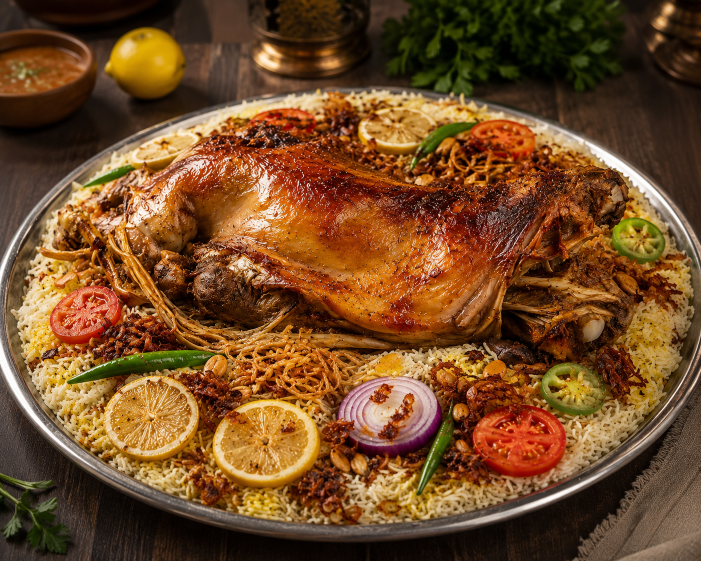
#> input picture backend/assets/najdi_campaign/02_lamb_hero/lamb_hero_platter_01.png, 1402 x 1122 px (shown at 1/2 size)
$ python -i prepare_reel2_story_refs.py   (imports and definitions only)
#> lines starting #> are read from the running program, lines starting #| are printed output that depends on the picture
#> in prepare_image, source is the input picture: PIL image 1402x1122 RGB; mean R, G, B 115.3, 74.9, 38.2
from __future__ import annotations

from pathlib import Path

from PIL import Image, ImageEnhance, ImageFilter


BACKEND_DIR = Path(__file__).resolve().parents[1]

SOURCE_DIR = (
    BACKEND_DIR
    / "assets"
    / "najdi_campaign"
    / "24_reel2_story_refs"
)

OUTPUT_DIR = (
    BACKEND_DIR
    / "assets"
    / "najdi_campaign"
    / "25_reel2_story_ready"
)

# [4 lines not run here, left out]


TARGET_WIDTH = 1080
TARGET_HEIGHT = 1920

SUPPORTED_EXTENSIONS = {
    ".jpg",
    ".jpeg",
    ".png",
    ".webp",
}

OUTPUT_NAMES = [
    "story_restaurant_ref.jpg",
    "story_kitchen_ref.jpg",
    "story_table_ref.jpg",
]


def resize_cover(
    image: Image.Image,
) -> Image.Image:
    scale = max(
        TARGET_WIDTH / image.width,
        TARGET_HEIGHT / image.height,
    )
#> scale = 1.71

    new_size = (
        round(image.width * scale),
        round(image.height * scale),
    )
#> new_size = (2399, 1920)

    resized = image.resize(
        new_size,
        Image.Resampling.LANCZOS,
    )

    left = (
        resized.width - TARGET_WIDTH
    ) // 2
#> left = 659

    top = (
        resized.height - TARGET_HEIGHT
    ) // 2
#> top = 0

    return resized.crop(
        (
            left,
            top,
            left + TARGET_WIDTH,
            top + TARGET_HEIGHT,
        )
    )
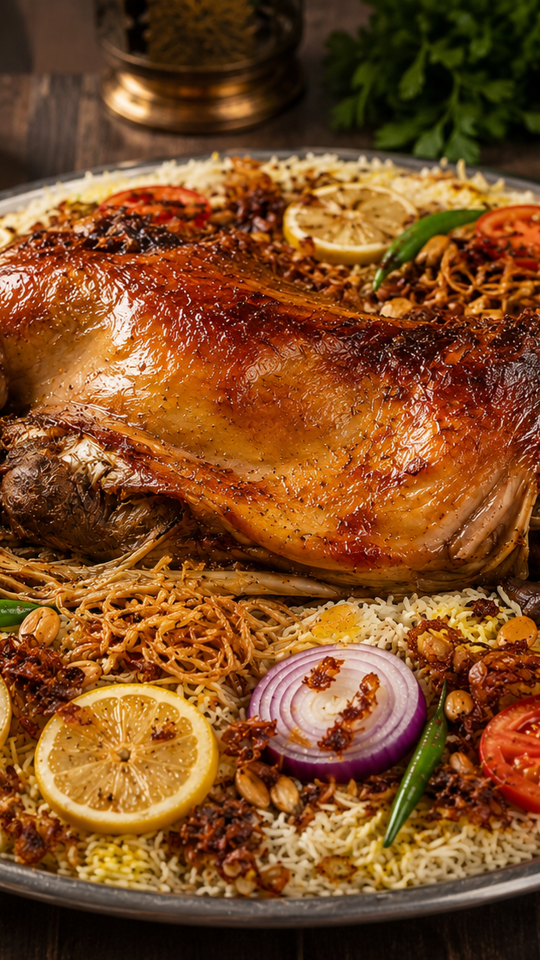
#> returned value: PIL image 1080x1920 RGB (shown at 1/2 size); mean R, G, B 126.3, 76.3, 35.5


def resize_contain(
    image: Image.Image,
) -> Image.Image:
    scale = min(
        TARGET_WIDTH / image.width,
        TARGET_HEIGHT / image.height,
    )

    new_size = (
        round(image.width * scale),
        round(image.height * scale),
    )

    return image.resize(
        new_size,
        Image.Resampling.LANCZOS,
    )


def prepare_image(
    source_path: Path,
    output_path: Path,
) -> None:
    source = Image.open(
        source_path
    ).convert("RGB")

    background = resize_cover(
        source
    )

    background = background.filter(
        ImageFilter.GaussianBlur(
            radius=36
        )
    )
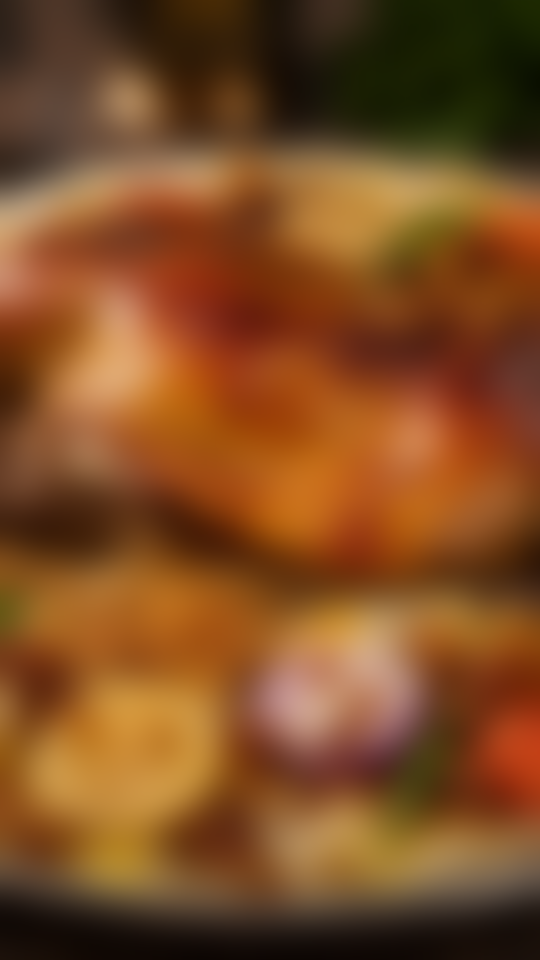
#> background: PIL image 1080x1920 RGB (shown at 1/2 size); mean R, G, B 126.3, 76.4, 35.5

    background = ImageEnhance.Brightness(
        background
    ).enhance(0.42)
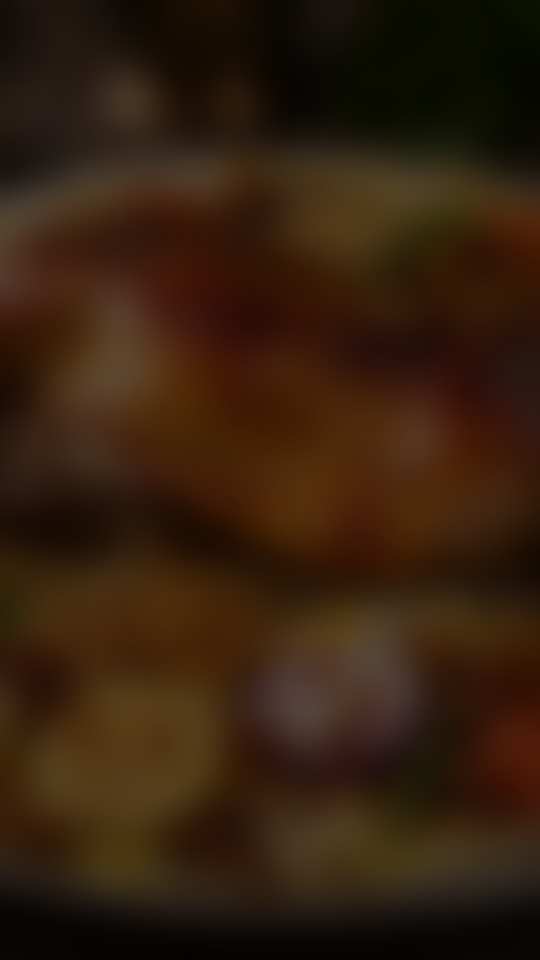
#> background: PIL image 1080x1920 RGB (shown at 1/2 size); mean R, G, B 52.5, 31.6, 14.4

    background = ImageEnhance.Color(
        background
    ).enhance(0.92)

    foreground = resize_contain(
        source
    )
#> in resize_contain, `return image.resize( new_size, Image.Resampling.LANCZOS, )`:
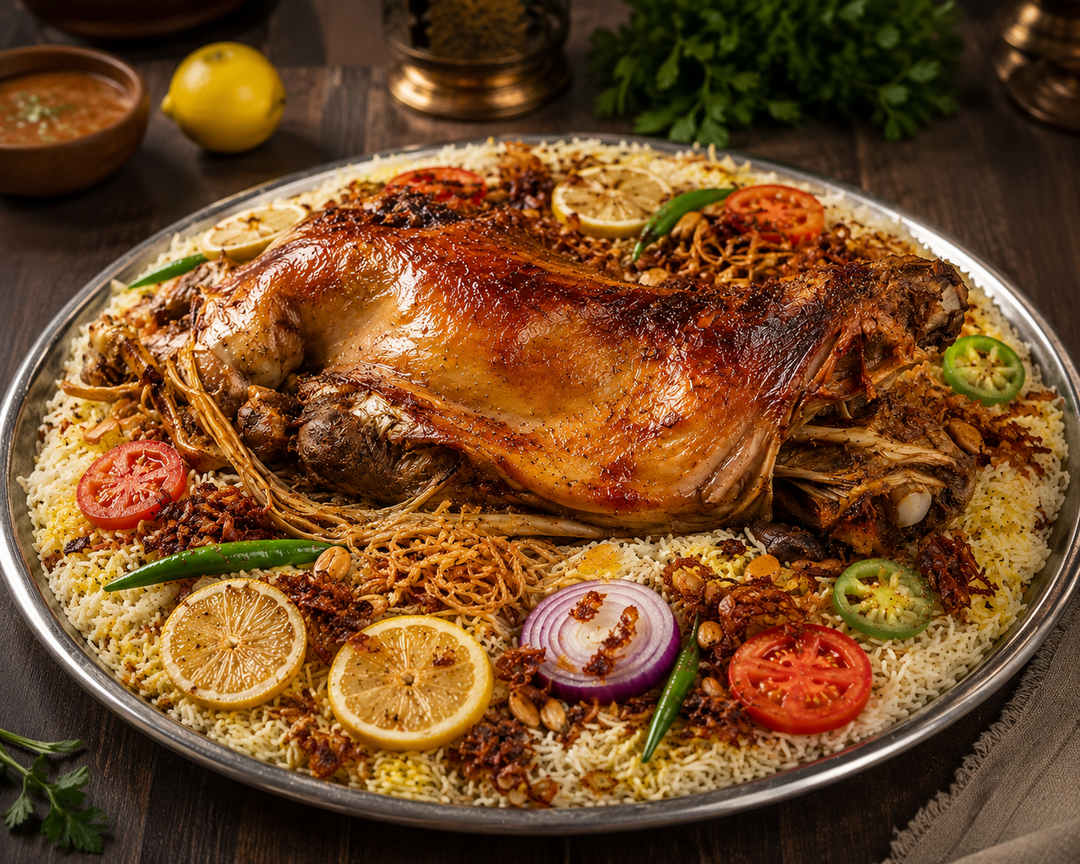
#> returned value: PIL image 1080x864 RGB; mean R, G, B 115.3, 74.9, 38.3

    foreground = ImageEnhance.Contrast(
        foreground
    ).enhance(1.03)

    foreground = ImageEnhance.Color(
        foreground
    ).enhance(1.03)

    foreground = ImageEnhance.Sharpness(
        foreground
    ).enhance(1.06)

    x = (
        TARGET_WIDTH - foreground.width
    ) // 2
#> x = 0

    y = (
        TARGET_HEIGHT - foreground.height
    ) // 2
#> y = 528

    background.paste(
        foreground,
        (x, y),
    )
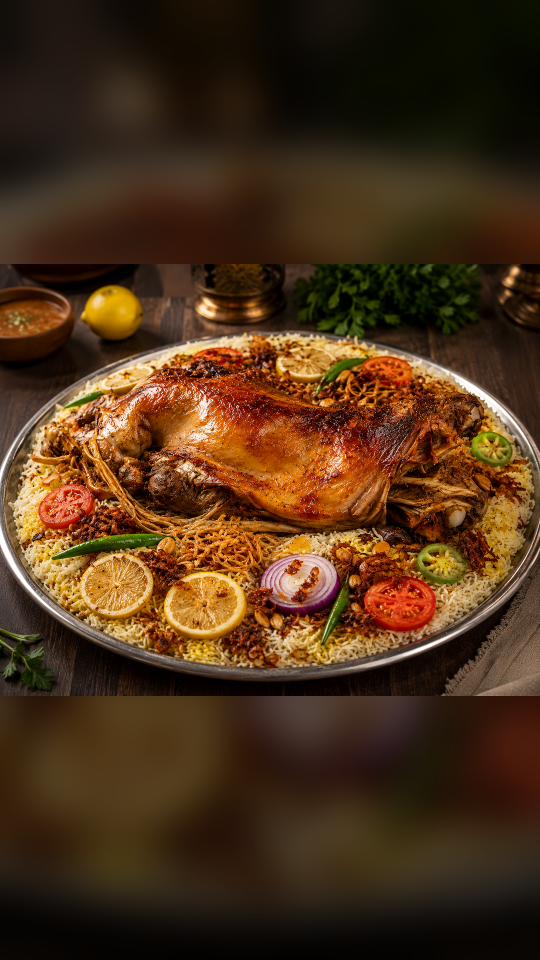
#> background: PIL image 1080x1920 RGB (shown at 1/2 size); mean R, G, B 76.3, 49.6, 24.9

    background.save(
        output_path,
        format="JPEG",
        quality=95,
        optimize=True,
        progressive=True,
    )

#> (the run stopped early here; a loop or call above may not have finished)

$ run again, on backend/assets/najdi_campaign/04_chicken_rice_original/chicken_white_rice_original_02.jpeg
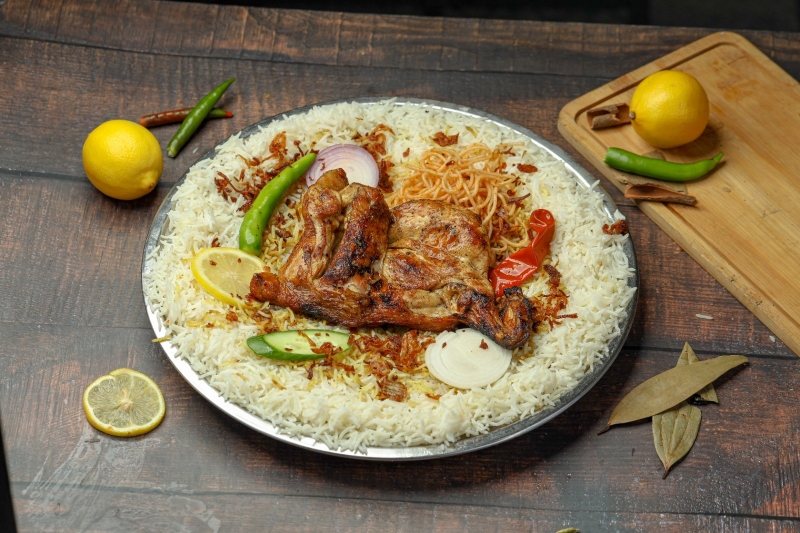
#> input picture backend/assets/najdi_campaign/04_chicken_rice_original/chicken_white_rice_original_02.jpeg, 1600 x 1066 px (shown at 1/2 size)
#> in prepare_image, source is the input picture: PIL image 1600x1066 RGB; mean R, G, B 130.4, 113.1, 83.7
#> in resize_cover, `return resized.crop( ( left, top, left + TARGET_WIDTH, top + TARGET_HE..`:
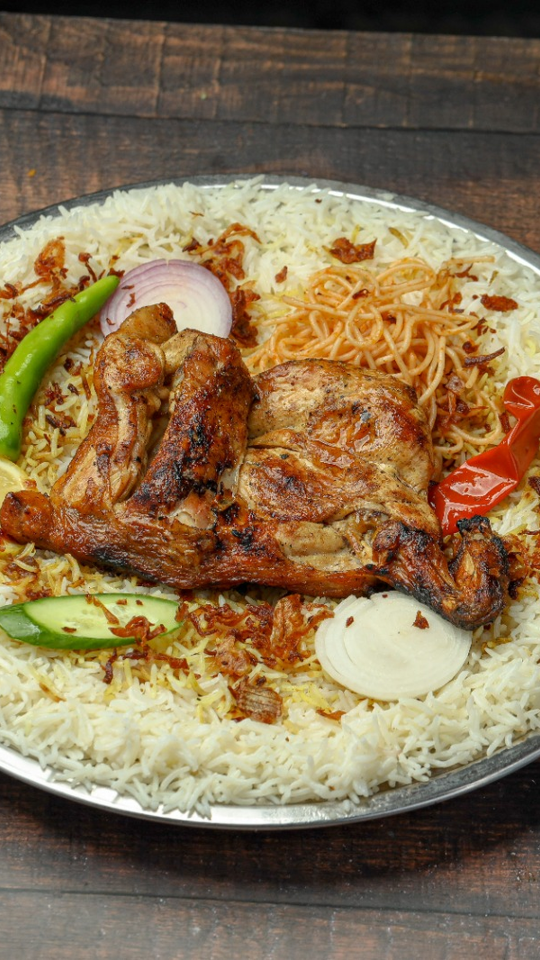
#> returned value: PIL image 1080x1920 RGB (shown at 1/2 size); mean R, G, B 135, 112.5, 80.4
#> in prepare_image, `background.paste( foreground, (x, y), )`:
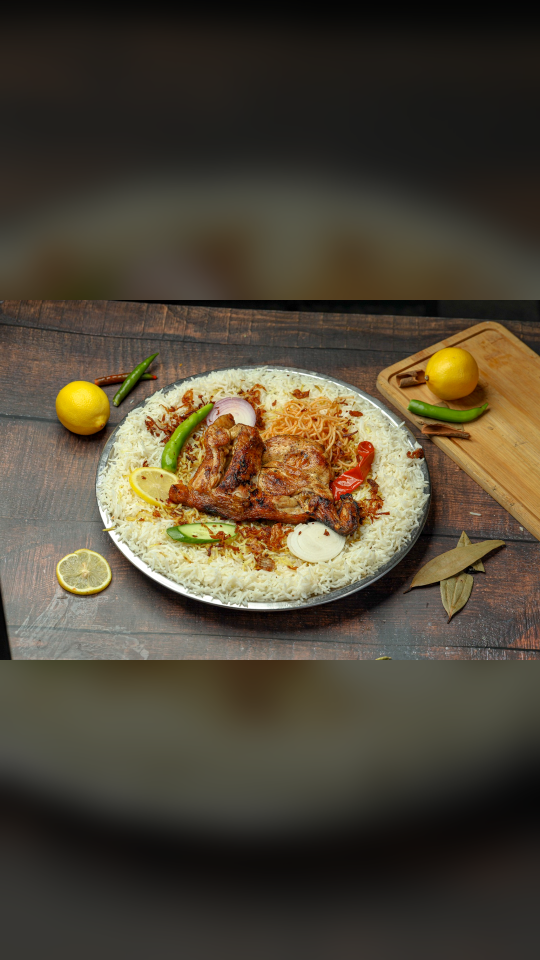
#> background: PIL image 1080x1920 RGB (shown at 1/2 size); mean R, G, B 80.3, 71.4, 54.7

$ run again, on backend/assets/najdi_campaign/04_chicken_rice_original/chicken_white_rice_real_04.jpg
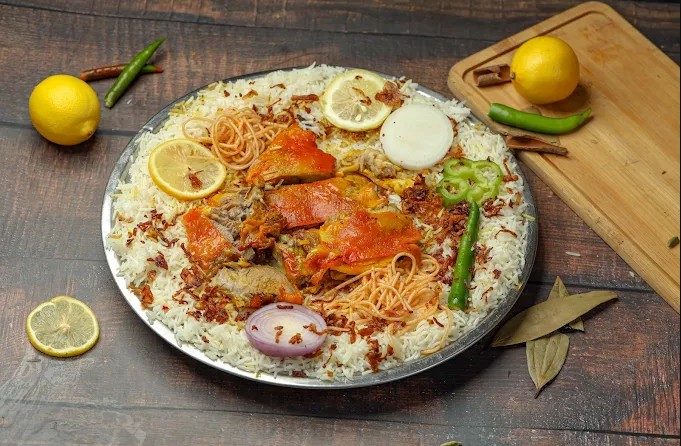
#> input picture backend/assets/najdi_campaign/04_chicken_rice_original/chicken_white_rice_real_04.jpg, 681 x 446 px
#> in prepare_image, source is the input picture: PIL image 681x446 RGB; mean R, G, B 140.8, 115.9, 81.6
#> in resize_cover, `return resized.crop( ( left, top, left + TARGET_WIDTH, top + TARGET_HE..`:
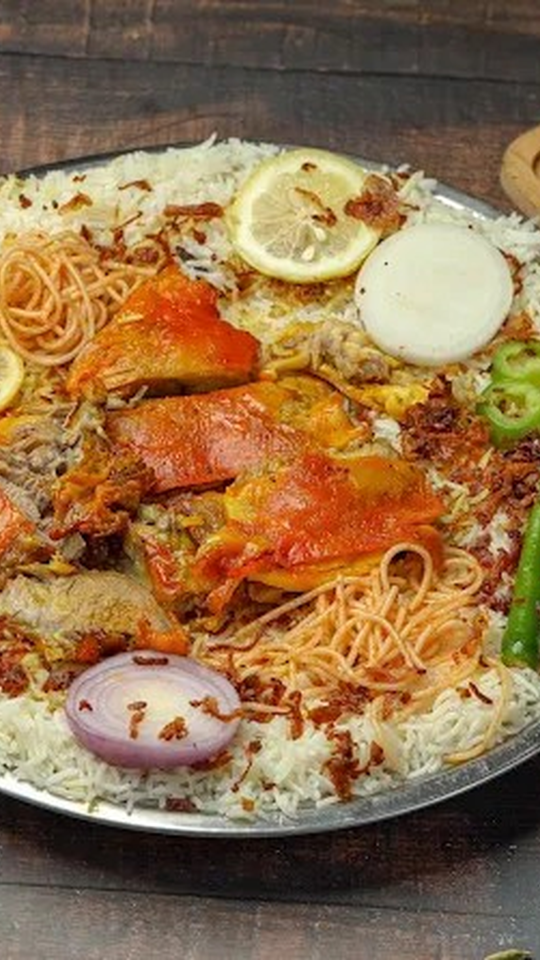
#> returned value: PIL image 1080x1920 RGB (shown at 1/2 size); mean R, G, B 146.3, 112.2, 74.8
#> in prepare_image, `background.paste( foreground, (x, y), )`:
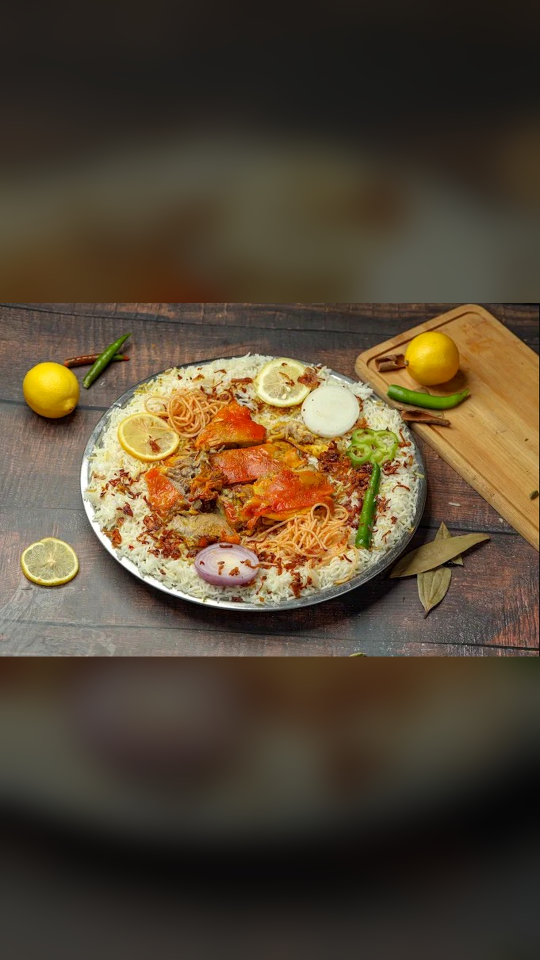
#> background: PIL image 1080x1920 RGB (shown at 1/2 size); mean R, G, B 85.4, 71.5, 52.3

$ run again, on backend/assets/najdi_campaign/05_chicken_rice_ai/chicken_ai_detail_01.png
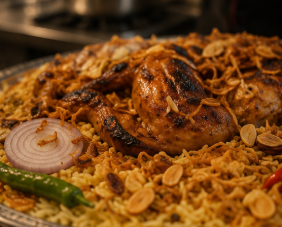
#> input picture backend/assets/najdi_campaign/05_chicken_rice_ai/chicken_ai_detail_01.png, 282 x 227 px
#> in resize_cover, `return resized.crop( ( left, top, left + TARGET_WIDTH, top + TARGET_HE..`:
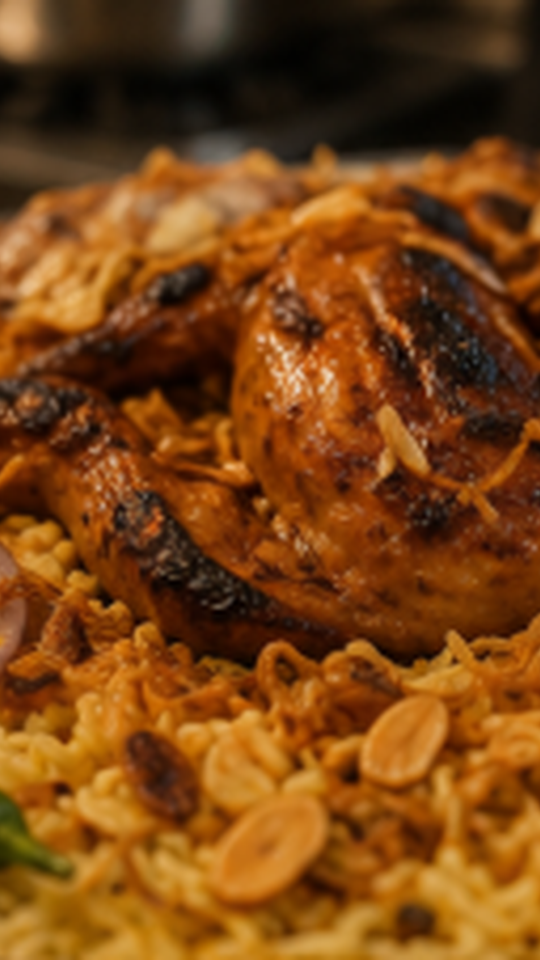
#> returned value: PIL image 1080x1920 RGB (shown at 1/2 size); mean R, G, B 121.5, 68.5, 20
#> in prepare_image, `background.paste( foreground, (x, y), )`:
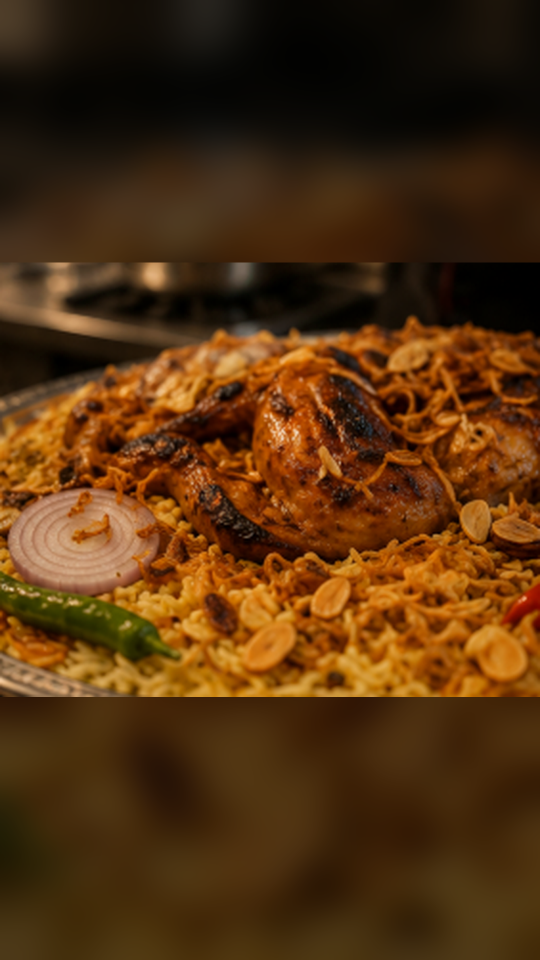
#> background: PIL image 1080x1920 RGB (shown at 1/2 size); mean R, G, B 82.8, 48.7, 15.1
